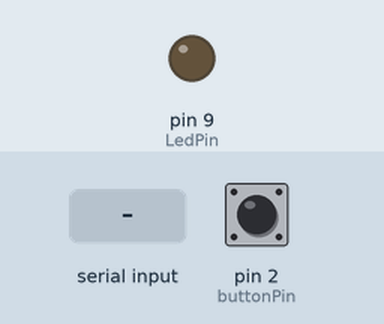
A sketch run on a simulated Arduino Uno, built with avr-gcc and run on an emulated ATmega328P. Shown: output pins drawn as LEDs (lit = HIGH). Inputs (shaded band) come from the test bench; at power-on: pin 2 (buttonPin) HIGH.

Above: at 1.2 s.
1.3 s: pin 2 (buttonPin) pulled LOW for 0.15 s
At 1.42 s:
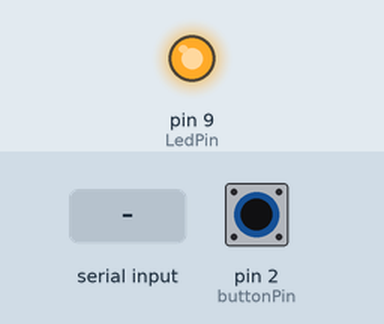
3.0 s: pin 2 (buttonPin) pulled LOW for 3.2 s
At 6.8 s:
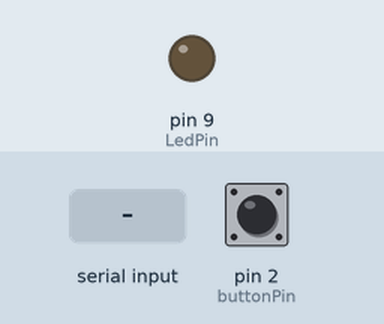
7.7 s: "1" received over Serial
At 8.6 s:
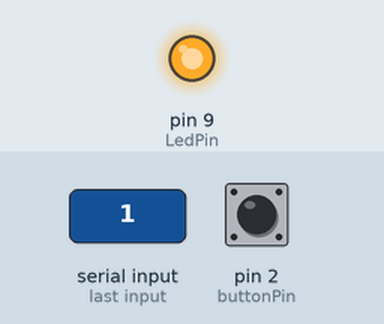
Timing chart, 0 to 10.7 s (numbered marks = the images above; inputs shaded):
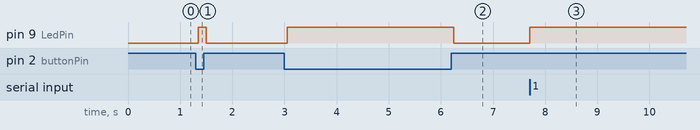

The sketch:

switch_led_control_using_button_and_uart.ino
```cpp
#define LedPin 9                          //LED PIN  DEFINATION
#define buttonPin 2                       //BUTTON PIN  DEFINATION

bool lastState = HIGH;                    //DEFINING LASTSTATE OF LED AS HIGH


void setup()                             //BASIC VIOD SETUP
{
    pinMode(LedPin, OUTPUT);                //SETTING THE ARDUINO PINS FOR GETTING THE OUTPUT AT LED
    pinMode(buttonPin, INPUT_PULLUP);       //SETTING THE ARDUINO PINS FOR GETTING THE INPUT FROM BUTTON

    Serial.begin(9600);                     //BAUD RATE REQUIRED FOR SERIAL MONITOR
}

void loop()
{
    bool currentState;                     //DEFINING THE CURRENT STATE OF LED
    currentState = digitalRead(buttonPin);

    if(Serial.available() > 0)
    {
        int a = Serial.read();
        if(a == 49)                          //CONSIDER ASCII VALUES FOR a
        {
            digitalWrite(LedPin, HIGH);

            lastState = currentState;
        }
        else if(a == 48)
        {
            digitalWrite(LedPin, LOW);

            lastState = currentState;
        }
    }

    if((lastState == 0 && currentState == 1) || (lastState == 1 && currentState == 0)) //USING COMPLEMENT PROPERTY
    {
        delay(50);
        if((lastState == 0 && currentState == 1) || (lastState == 1 && currentState == 0))
        {
            if(currentState == LOW)
            {
                digitalWrite(LedPin, HIGH);
                lastState = LOW;
            }
            else if(currentState == HIGH)
            {
                digitalWrite(LedPin, LOW);
                lastState = HIGH;
            }
        }


    }


}
```

Measured:
- after the input at 1.3 s, pin 9 (LedPin): LOW → HIGH after 0.05 s, → LOW 0.15 s later
- after the input at 3.0 s, pin 9 (LedPin): LOW → HIGH after 0.05 s, → LOW 3.2 s later
- after the input at 7.7 s, pin 9 (LedPin): LOW → HIGH at once
